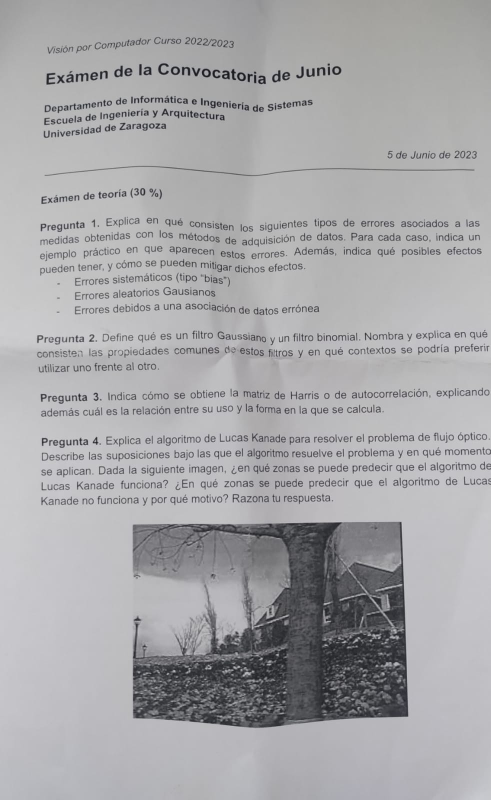
#> input picture examen-1.jpeg, 981 x 1600 px (shown at 1/2 size)
$ python -i practica1.py   (imports and definitions only)
#> lines starting #> are read from the running program, lines starting #| are printed output that depends on the picture
from PIL import Image, ImageTk
import cv2 as cv
import numpy as np
import tkinter as tk
# =============================================================================
# Utils
# =============================================================================
def rgb_to_hex(r, g, b):
#> further down, picture is the input picture: shape (1600, 981, 3); mean B, G, R 169.9, 167.6, 167.9
    return '#{:02x}{:02x}{:02x}'.format(r, g, b)

# =============================================================================
# Efectos
# =============================================================================
# Equivalente (solo en contraste): cv2.convertScaleAbs(image, alpha, beta).
def contrast_and_brightness(img, a, b):
    img_c = img.astype(int).copy()
    return np.clip(a*img_c + b, 0, 255).astype(np.uint8)

def histogram_equalization(img):
    img = cv.cvtColor(img, cv.COLOR_BGR2YCrCb)
#> img: shape (1600, 981, 3); mean of channels 0, 1, 2 167.9, 128, 129
    y, cr, cb = cv.split(img)
    # https://docs.opencv.org/4.x/d1/db7/tutorial_py_histogram_begins.html
    # Images: [img].
    # Channels: [0] if grayscale, [1] if blue, [2] if green, [3] if red.
    # Mask: mask image.
    # HistSize: BIN count.
    # Ranges: histogram range.
    hist = cv.calcHist([y], [0], None, [256], [0, 256])
#> hist = 256 values, max 69492 at index 190, min 0 at index 0, mean 6131.2
    cdf  = hist.cumsum()
#> cdf = 256 values from 0 to 1569600
    # Para normalizar:
    # - Multiplicamos el cumsum por el valor de escala de grises más alto.
    # - Dividimos el cumsum por el número total de pixeles (que equivale al máximo del cumsum).
    cdf_m = np.ma.masked_equal(cdf, 0)
    cdf_m = (cdf_m - cdf_m.min())*255/(cdf_m.max()-cdf_m.min())
    cdf = np.ma.filled(cdf_m, 0).astype('uint8')
#> cdf = 256 values from 0 to 255
    return cv.cvtColor(cv.merge((cdf[y], cr, cb)), cv.COLOR_YCR_CB2BGR)
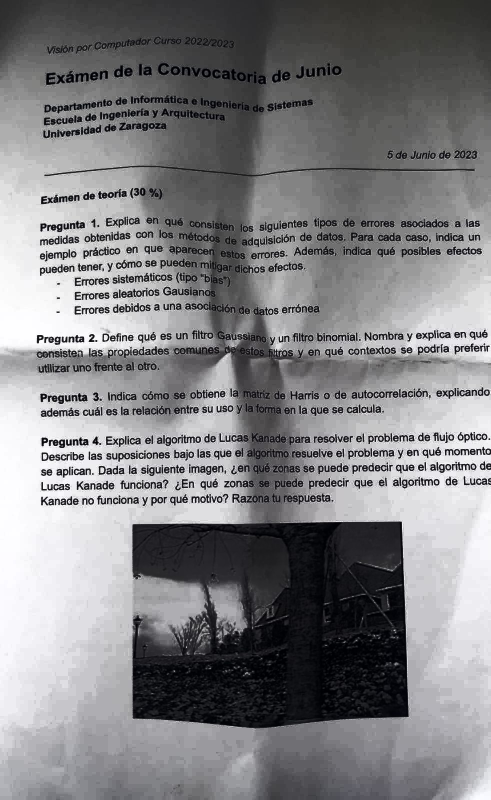
#> returned value: shape (1600, 981, 3) (shown at 1/2 size); mean B, G, R 131.6, 129.2, 129.5

# Alien skin
# https://www.codespeedy.com/skin-detection-using-opencv-in-python/
# https://nalinc.github.io/blog/2018/skin-detection-python-opencv/
min_range = np.array([0,133,77], np.uint8)
max_range = np.array([235,173,127], np.uint8)
# [75 lines left out: functions alien_skin, poster, fullOpencvPoster, barrel_pincussion, not called in this run]

# =============================================================================
# Main
# =============================================================================
# https://www.tutorialspoint.com/how-to-show-webcam-in-tkinter-window#:~:text=Using%20the%20OpenCV%20module%2C%20we,webcam%20in%20a%20tkinter%20window.&text=Once%20the%20installation%20has%20been,(if%20possible)%20using%20OpenCV.
# http://omes-va.com/tkinter-opencv-imagen/
# https://www.tutorialspoint.com/python/tk_scale.htm
# WEBCAM CAPTURE
# [1 line not run here, left out]
# [1 line that did not run here, left out]
# [1 line that did not run here, left out]

# GUI
# - The window:
# [6 lines not run here, left out]

disabled_color = rgb_to_hex(240,240,240)
enabled_color  = rgb_to_hex(180,180,180)
# - Source image
# [1 line that did not run here, left out]
# [1 line not run here, left out]

# [1 line that did not run here, left out]
# [1 line not run here, left out]
# [6 lines of commented-out code are left out]
# [1 line that did not run here, left out]
# [1 line not run here, left out]
#output_image.grid(row=2,column=2,sticky='nswe')
#output_image.pack(side=tk.RIGHT, fill=tk.BOTH, expand=True)
# - Options
# [1 line that did not run here, left out]
#options_canvas.grid(row=1,column=1, sticky='nswe', rowspan=2)
# [1 line not run here, left out]
previous_effect = 0
selected_effect = tk.IntVar()
# -- Ningun efecto
# [1 line that did not run here, left out]
# [1 line not run here, left out]
# -- Contraste
# [1 line that did not run here, left out]
# [1 line not run here, left out]
# [1 line that did not run here, left out]
# [1 line not run here, left out]
# [1 line that did not run here, left out]
# [1 line not run here, left out]
# Ecualizacion de histograma
# [1 line that did not run here, left out]
# [1 line not run here, left out]
# -- Alien
# [1 line that did not run here, left out]
# [1 line not run here, left out]
# [1 line that did not run here, left out]
# [1 line not run here, left out]
# [1 line that did not run here, left out]
# [1 line not run here, left out]
# [1 line that did not run here, left out]
# [1 line not run here, left out]
# -- Poster
more_precission = tk.BooleanVar()
# [1 line that did not run here, left out]
# [1 line not run here, left out]
# [1 line that did not run here, left out]
# [1 line not run here, left out]
# [1 line that did not run here, left out]
# [1 line not run here, left out]

# -- Distorsion
# [1 line that did not run here, left out]
# [1 line not run here, left out]
# [1 line that did not run here, left out]
# [1 line not run here, left out]
# [1 line that did not run here, left out]
# [1 line not run here, left out]
# [1 line that did not run here, left out]
# [1 line not run here, left out]

# [12 lines left out: function reset_values, not called in this run]

# [1 line that did not run here, left out]
# [1 line not run here, left out]


# [69 lines left out: functions disable_option, effects, update_view, not called in this run]

# Main loop
# [3 lines not run here, left out]

>>> import cv2
>>> picture = cv2.imread('../examen-1.jpeg')
>>> result = histogram_equalization(picture)

$ run again, on examen-2.jpeg
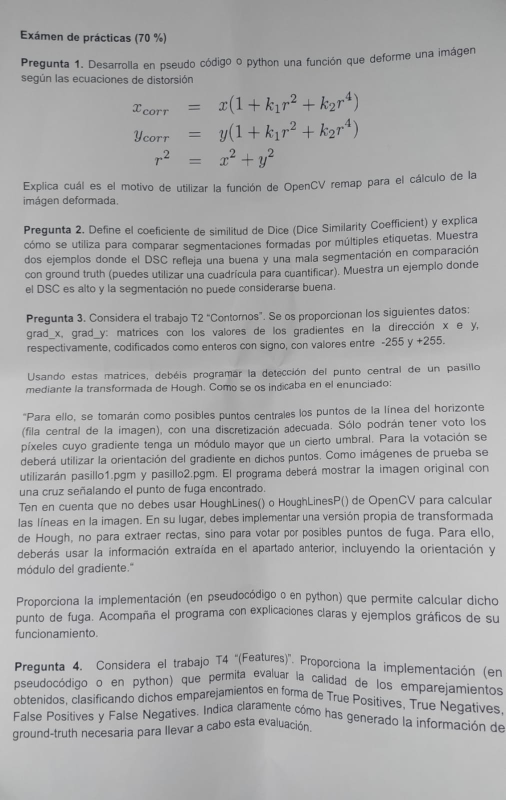
#> input picture examen-2.jpeg, 1011 x 1600 px (shown at 1/2 size)
#> picture is the input picture: shape (1600, 1011, 3); mean B, G, R 171.1, 170.6, 170.6
#> img: shape (1600, 1011, 3); mean of channels 0, 1, 2 170.6, 127.9, 128.2
#> hist = 256 values, max 56460 at index 187, min 0 at index 0, mean 6318.8
#> in histogram_equalization, `cdf  = hist.cumsum()`: cdf = 256 values from 0 to 1617600
#> in histogram_equalization, `cdf = np.ma.filled(cdf_m, 0).astype('uint8')`: cdf = 256 values from 0 to 255
#> in histogram_equalization, `return cv.cvtColor(cv.merge((cdf[y], cr, cb)), cv.COLOR_YCR_CB2BGR)`:
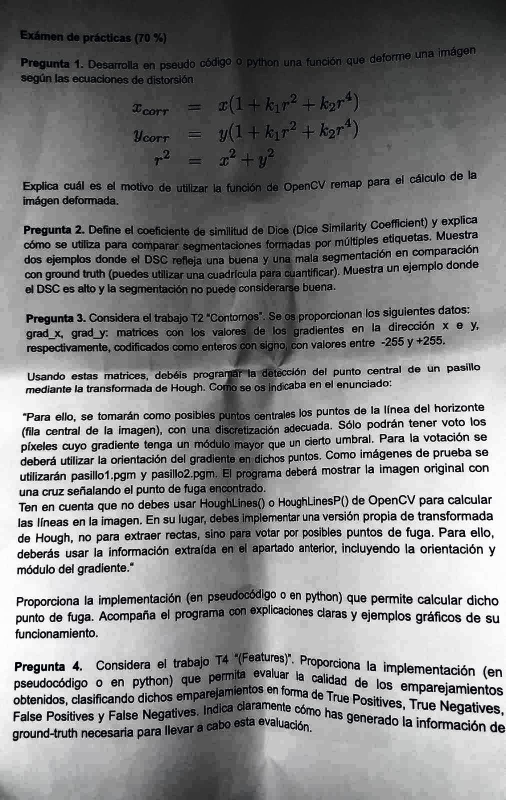
#> returned value: shape (1600, 1011, 3) (shown at 1/2 size); mean B, G, R 130, 129.5, 129.5
